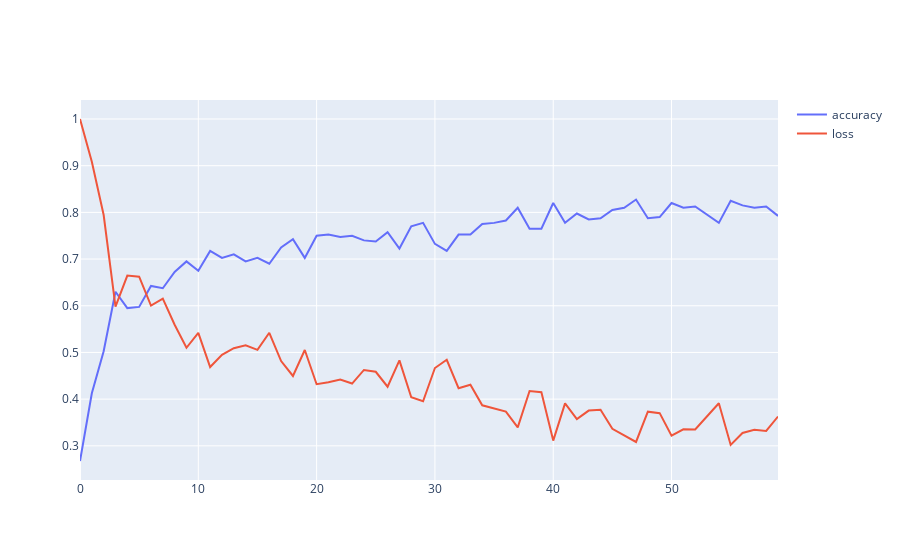

This figure's notebook cell:
### Code cell
# Now train the model
train_using_raw_data()
# train_using_set_img_loader()
